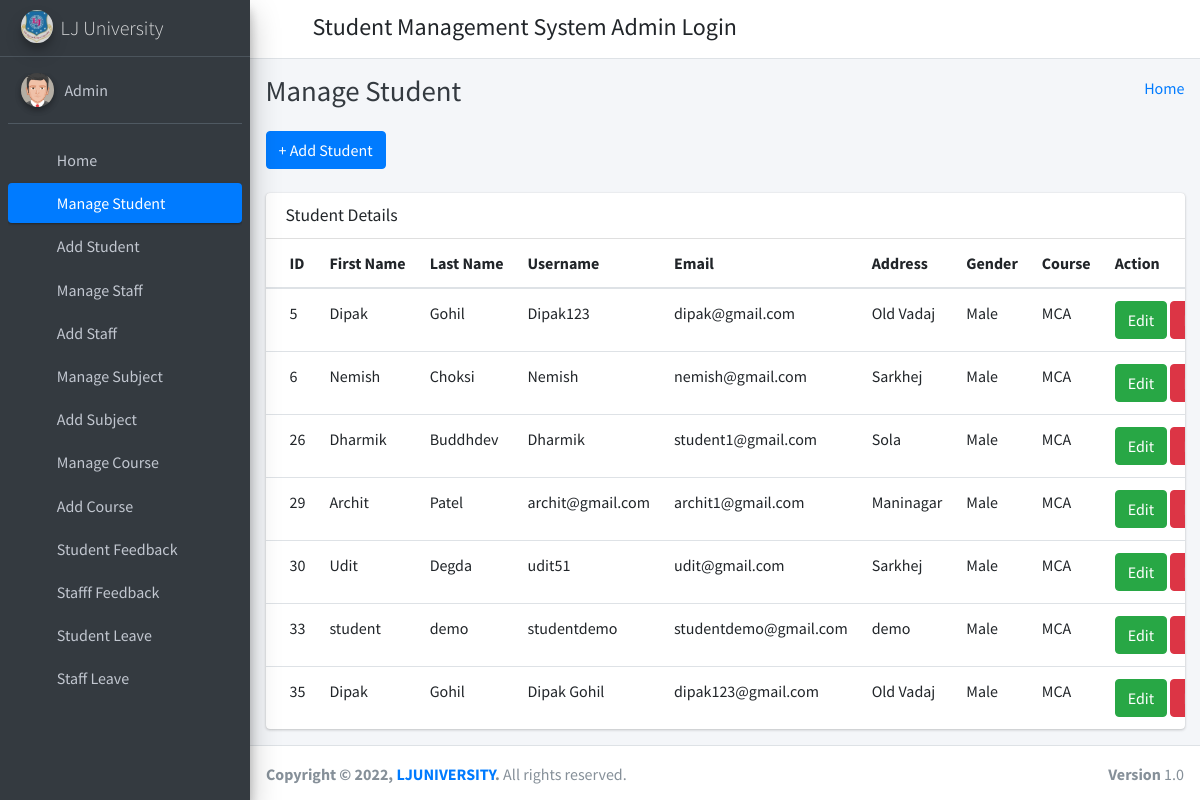
Screenshot of /manage_student/ (signed in) with the database file from the repository.
### student_management_app/models.py (models this page shows)
class CustomUser(AbstractUser):
    user_type_data = ((1, "HOD"), (2, "Staff"), (3, "Student"))
    user_type = models.CharField(default=1, choices=user_type_data, max_length=10)

class Students(models.Model):
    id = models.AutoField(primary_key=True)
    admin = models.OneToOneField(CustomUser, on_delete = models.CASCADE)
    gender = models.CharField(max_length=50)
    address = models.TextField()
    course_id = models.ForeignKey(Courses, on_delete=models.DO_NOTHING, default=1)
    session_year_id = models.ForeignKey(SessionYearModel, on_delete=models.CASCADE)
    created_at = models.DateTimeField(auto_now_add=True)
    updated_at = models.DateTimeField(auto_now=True)
    objects = models.Manager()

class Courses(models.Model):
    id = models.AutoField(primary_key=True)
    course_name = models.CharField(max_length=255)
    created_at = models.DateTimeField(auto_now_add=True)
    updated_at = models.DateTimeField(auto_now=True)
    objects = models.Manager()

### student_management_app/HodViews.py (the view)
# urls.py: path('manage_student/', HodViews.manage_student, name="manage_student"),
def manage_student(request):
    students = Students.objects.all()
    context = {
        "students": students
    }
    return render(request, 'hod_template/manage_student_template.html', context)

### student_management_app/LoginCheckMiddleWare.py (called while the page is built, shortened)
    def process_view(self, request, view_func, view_args, view_kwargs):
        modulename = view_func.__module__
        user = request.user
        if user.is_authenticated:
            if user.user_type == "1":
                if modulename == "student_management_app.HodViews":
                    pass
                elif modulename == "student_management_app.views" or modulename == "django.views.static":
                    pass
                else:
                    return redirect("admin_home")
            else:
                return redirect("login")
        else:
            if request.path == reverse("login") or request.path == reverse("doLogin"):
                pass
            else:
                return redirect("login")

### student_management_app/templates/hod_template/manage_student_template.html (shortened to what this page needs)
{% extends 'hod_template/base_template.html' %}
{% block page_title %}
    Manage Student
{% endblock page_title %}
{% block main_content %}
{% load static %}
<section class="content">
        <div class="container-fluid">
            <a class="btn btn-primary" href="{% url 'add_student' %}" role="button">+ Add Student</a> <br/>&nbsp;
            <div class="row">
                <div class="col-md-12">
                    <div class="card">
                        <div class="card-header">
                            <h1 class="card-title">Student Details</h1>
                        </div>
                        <div class="card-body table-responsive p-0">
                            <table class="table table-hover text-nowrap">
                            <thead>
                                <tr>
                                <th>ID</th>
                                <th>First Name</th>
                                <th>Last Name</th>
                                <th>Username</th>
                                <th>Email</th>
                                <th>Address</th>
                                <th>Gender</th>
                                <th>Course</th>
                                <th>Action</th>
                                </tr>
                            </thead>
                            <tbody>
                                {% for student in students %}
                                <tr>
                                <td>{{ student.admin.id }}</td>
                                <td>{{ student.admin.first_name }}</td>
                                <td>{{ student.admin.last_name }}</td>
                                <td>{{ student.admin.username }}</td>
                                <td>{{ student.admin.email }}</td>
                                <td>{{ student.address }}</td>
                                <td>{{ student.gender }}</td>
                                <td>{{ student.course_id.course_name }}</td>
                                <td>
                                    <a href="{% url 'edit_student' student.admin.id %}" class="btn btn-success">Edit</a>
                                    <a href="{% url 'delete_student' student.admin.id %}" class="btn btn-danger">Delete</a>
                                </td>
                                </tr>
                                {% endfor %}
                            </tbody>
                            </table>
                        </div>
                        </div>
                </div>
            </div>
        </div>
      </section>
  {% endblock main_content %}

### student_management_app/templates/hod_template/sidebar_template.html
{% load static %}
<aside class="main-sidebar sidebar-dark-primary elevation-4">
      <a href="{% url 'admin_home' %}" class="brand-link">
        <img src="{% static 'dist/img/lj.png' %}" alt="LJ Logo" class="brand-image img-circle elevation-3"
            style="opacity: .8">
        <span class="brand-text font-weight-light">LJ University</span>
      </a>
      <div class="sidebar">
        <div class="user-panel mt-3 pb-3 mb-3 d-flex">
          <div class="image">
            <img src="{% static 'dist/img/user2-160x160.jpg' %}" class="img-circle elevation-2" alt="User Image">
          </div>
          <div class="info">
            <a href="{% url 'admin_profile' %}" class="d-block">{{ user.first_name }} {{ user.last_name }}</a>
          </div>
        </div>
        <nav class="mt-2">
          <ul class="nav nav-pills nav-sidebar flex-column" data-widget="treeview" role="menu" data-accordion="false">
            <li class="nav-item">
              {% url 'admin_home' as admin_home %}
              <a href="{{ admin_home }}" class="nav-link {% if request.path == admin_home %} active {% endif %}">
                <i class="nav-icon fas fa-tachometer-alt"></i>
                <p>
                  Home
                </p>
              </a>
            </li>
            <li class="nav-item">
              {% url 'manage_student' as manage_student %}
              {% url 'edit_student' student_id=id as edit_student %}
              <a href="{{ manage_student }}" class="nav-link {% if request.path == manage_student %} active {% endif %} {% if request.path == edit_student %} active {% endif %}">
                <i class="nav-icon fas fa-user-graduate"></i>
                <p>
                  Manage Student
                </p>
              </a>
            </li>
            <li class="nav-item">
              {% url 'add_student' as add_student %}
              <a href="{{ add_student }}" class="nav-link {% if request.path == add_student %} active {% endif %}">
                <i class="nav-icon fas fa-user-graduate"></i>
                <p>
                  Add Student
                </p>
              </a>
            </li>
            <li class="nav-item">
              {% url 'manage_staff' as manage_staff %}
              {% url 'edit_staff' staff_id=id as edit_staff %}
              <a href="{{ manage_staff }}" class="nav-link {% if request.path == manage_staff %} active {% endif %} {% if request.path == edit_staff %} active {% endif %}">
                <i class="nav-icon fas fa-chalkboard-teacher"></i>
                <p>
                  Manage Staff
                </p>
              </a>
            </li>
            <li class="nav-item">
              {% url 'add_staff' as add_staff %}
              <a href="{{ add_staff }}" class="nav-link {% if request.path == add_staff %} active {% endif %}">
                <i class="nav-icon fas fa-chalkboard-teacher"></i>
                <p>
                  Add Staff
                </p>
              </a>
            </li>
            <li class="nav-item">
              {% url 'manage_subject' as manage_subject %}
              {% url 'edit_subject' subject_id=id as edit_subject %}
              <a href="{{ manage_subject }}" class="nav-link {% if request.path == manage_subject %} active {% endif %} {% if request.path == edit_subject %} active {% endif %}">
                <i class="nav-icon fas fa-book"></i>
                <p>
                  Manage Subject
                </p>
              </a>
            </li>
            <li class="nav-item">
              {% url 'add_subject' as add_subject %}
              <a href="{{ add_subject }}" class="nav-link {% if request.path == add_subject %} active {% endif %}">
                <i class="nav-icon fas fa-th"></i>
                <p>
                  Add Subject
                </p>
              </a>
            </li>
            <li class="nav-item">
              {% url 'manage_course' as manage_course %}
              {% url 'edit_course' course_id=id as edit_course %}
              <a href="{{ manage_course }}" class="nav-link {% if request.path == manage_course %} active {% endif %} {% if request.path == edit_course %} active {% endif %}">
                <i class="nav-icon fa fa-book"></i>
                <p>
                  Manage Course
                </p>
              </a>
            </li>
            <li class="nav-item">
            {% url 'add_course' as add_course %}
              <a href="{{ add_course }}" class="nav-link {% if request.path == add_course %} active {% endif %}">
                <i class="nav-icon fa fa-book"></i>
                <p>
                  Add Course
                </p>
              </a>
            </li>
            <li class="nav-item">
              {% url 'student_feedback_message' as student_feedback_message %}
              <a href="{{ student_feedback_message }}" class="nav-link {% if request.path == student_feedback_message %} active {% endif %}">
                <i class="nav-icon fas fa-comment"></i>
                <p>
                  Student Feedback
                </p>
              </a>
            </li>
            <li class="nav-item">
              {% url 'staff_feedback_message' as staff_feedback_message %}
              <a href="{{ staff_feedback_message }}" class="nav-link {% if request.path == staff_feedback_message %} active {% endif %}">
                <i class="nav-icon fas fa-comment"></i>
                <p>
                  Stafff Feedback
                </p>
              </a>
            </li>
            <li class="nav-item">
              {% url 'student_leave_view' as student_leave_view %}
              <a href="{{ student_leave_view }}" class="nav-link {% if request.path == student_leave_view %} active {% endif %}">
                <i class="nav-icon fas fa-envelope"></i>
                <p>
                  Student Leave
                </p>
              </a>
            </li>
            <li class="nav-item">
              {% url 'staff_leave_view' as staff_leave_view %}
              <a href="{{ staff_leave_view }}" class="nav-link {% if request.path == staff_leave_view %} active {% endif %}">
                <i class="nav-icon fas fa-envelope"></i>
                <p>
                  Staff Leave
                </p>
              </a>
            </li>
          </ul>
        </nav>
      </div>
    </aside>

### rows the page displays
CustomUser: first_name "Admin"
Students: admin.id "5", admin.first_name "Dipak", admin.last_name "Gohil", admin.username "Dipak123", admin.email "dipak@gmail.com", address "Old Vadaj", gender "Male", course_id.course_name "MCA"
Students: admin.id "6", admin.first_name "Nemish", admin.last_name "Choksi", admin.username "Nemish", admin.email "nemish@gmail.com", address "Sarkhej", gender "Male", course_id.course_name "MCA"
Students: admin.id "26", admin.first_name "Dharmik", admin.last_name "Buddhdev", admin.username "Dharmik", admin.email "student1@gmail.com", address "Sola", gender "Male", course_id.course_name "MCA"
Students: admin.id "29", admin.first_name "Archit", admin.last_name "Patel", admin.username "archit@gmail.com", admin.email "archit1@gmail.com", address "Maninagar", gender "Male", course_id.course_name "MCA"
Students: admin.id "30", admin.first_name "Udit", admin.last_name "Degda", admin.username "udit51", admin.email "udit@gmail.com", address "Sarkhej", gender "Male", course_id.course_name "MCA"
Students: admin.id "33", admin.first_name "student", admin.last_name "demo", admin.username "studentdemo", admin.email "studentdemo@gmail.com", address "demo", gender "Male", course_id.course_name "MCA"
Students: admin.id "35", admin.first_name "Dipak", admin.last_name "Gohil", admin.username "Dipak Gohil", admin.email "dipak123@gmail.com", address "Old Vadaj", gender "Male", course_id.course_name "MCA"
